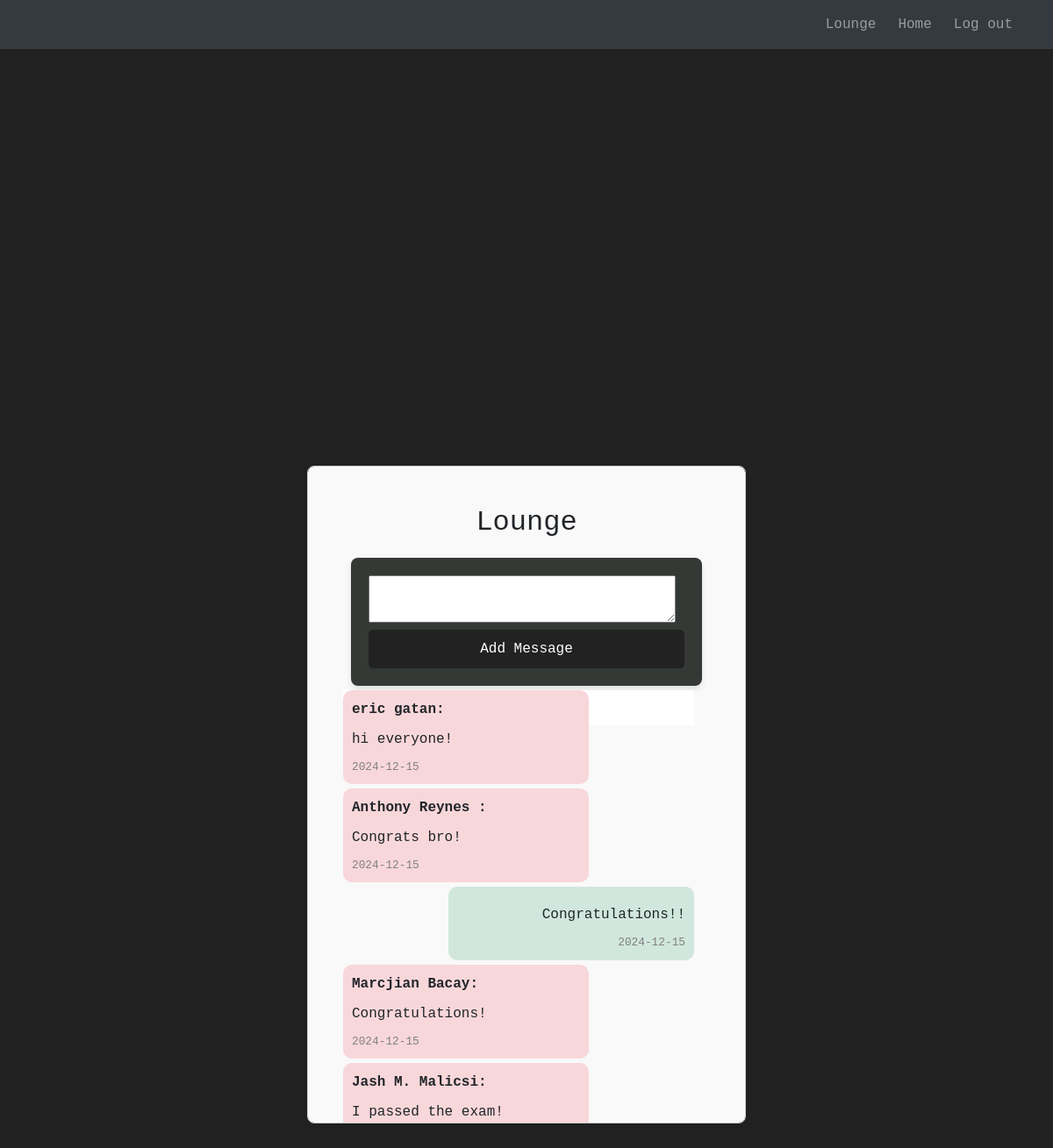
The app's page /lounge (signed in) with its own data.
### website/models.py (models this page shows)
class Chat(db.Model):
    id = db.Column(db.Integer, primary_key=True)
    chat = db.Column(db.String(10000))
    date = db.Column(db.DateTime(timezone=True), default=func.now())
    user_id = db.Column(db.Integer, db.ForeignKey('user.id'))
    user = db.relationship('User', backref='chat_messages')

class User(db.Model, UserMixin):
    id = db.Column(db.Integer, primary_key=True)
    email = db.Column(db.String(150), unique=True)
    password = db.Column(db.String(150))
    first_name = db.Column(db.String(150))
    notes = db.relationship('Note')
    chats = db.relationship('Chat')

### website/views.py (the view, shortened to what this page needs)
@views.route('/lounge', methods=['GET', 'POST'])
@login_required
def lounge():
    all_chats = Chat.query.order_by(Chat.date.desc()).all()
    return render_template("lounge.html", user=current_user, chats=all_chats)

### website/__init__.py (called while the page is built)
def create_app():
    app = Flask(__name__)
    app.config['SECRET_KEY'] = 'DSA Group 4'
    app.config['SQLALCHEMY_DATABASE_URI'] = f'sqlite:///{DB_NAME}'
    db.init_app(app)
    from .views import views
    from .auth import auth
    app.register_blueprint(views, url_prefix='/')
    app.register_blueprint(auth, url_prefix='/')
    from .models import User, Note
    with app.app_context():
        db.create_all()
    login_manager = LoginManager()
    login_manager.login_view = 'auth.login'
    login_manager.init_app(app)
    @login_manager.user_loader
    def load_user(id):
        return User.query.get(int(id))
    return app

### website/templates/lounge.html (shortened to what this page needs)
{% extends "index.html" %}
{% block content %}
<div class="input-block">
  <div>
    <p align="center" class="lounge">Lounge</p>
    <form method="POST">
      <textarea name="chat" id="chat" class="chat-area" required></textarea>
      <div class="add-message">
        <button type="submit" class="btn btn-primary">Add Message</button>
      </div>
    </form>
    <ul class="data-list" id="notes">
      {% for chat in chats %}
      <li
        class="data-item {% if chat.user.id == current_user.id %}user-chat{% else %}other-chat{% endif %}">
        <span class="chat-user">
          {% if chat.user.id != current_user.id %}
            {{ chat.user.first_name }}:
          {% endif %}
        </span>
        <span class="chat-message">
          {{ chat.chat }}
        </span>
        <span class="chat-date">
          {{ chat.date.strftime('%Y-%m-%d') }}
        </span>
      </li>
      {% else %}
      <p>No chats available.</p>
      {% endfor %}
    </ul>
  </div>
</div>
{% endblock %}

### website/static/sign_up.css (style rules this page uses)
body { font-family: monospace, monospace; background-color: #222222; margin: 0; padding: 0; display: flex; justify-content: center; align-items: center; height: 100vh; }
form { background-color: #353935; padding: 20px; border-radius: 8px; box-shadow: 0 4px 6px rgba(0, 0, 0, 0.1); width: 100%; max-width: 400px; margin: auto; }
button[type="submit"] { width: 100%; padding: 10px; background-color: #222222; color: #ffffff; border: none; border-radius: 5px; font-size: 16px; cursor: pointer; transition: background-color 0.3s; }
body { padding-top: 56px; }

### website/static/home.css (style rules this page uses)
.data-list { background-color: white; width:400px; height:40px; }
.data-list { list-style: none; }
.input-block { margin:auto; }

### website/static/lounge.css (style rules this page uses)
.data-list { list-style-type: none; padding: 0; margin: 0; }
.data-item { display: flex; flex-direction: column; margin: 5px 0; padding: 10px; border-radius: 10px; max-width: 70%; width: fit-content; word-wrap: break-word; }
.user-chat { margin-left: auto; background-color: #d1e7dd; text-align: right; width: 100%; }
.other-chat { margin-right: auto; background-color: #f8d7da; text-align: left; width: 100%; }
.chat-user { font-weight: bold; margin-bottom: 5px; }
.chat-message { display: block; word-wrap: break-word; padding: 5px 0; }
.chat-date { display: block; font-size: 0.8em; color: gray; margin-top: 5px; }
.input-block { position: relative; margin-top: 0; width: 500px; height: 750px; overflow-y: auto; border: 1px solid #ccc; padding: 40px 40px 80px; background-color: #f9f9f9; border-radius: 8px; box-shadow: 0px 4px 10px rgba(0, 0, 0, 0.1); margin-left: 220px; margin: auto; }
.chat-area { width: 350px; }
.lounge { font-size:xx-large; }

### records on screen
Chat: user.first_name "eric gatan", chat "hi everyone!", date "2024-12-15"
Chat: user.first_name "Anthony Reynes", chat "Congrats bro!", date "2024-12-15"
Chat: chat "Congratulations!!", date "2024-12-15"
Chat: user.first_name "Marcjian Bacay", chat "Congratulations!", date "2024-12-15"
Chat: user.first_name "Jash M. Malicsi", chat "I passed the exam!"
